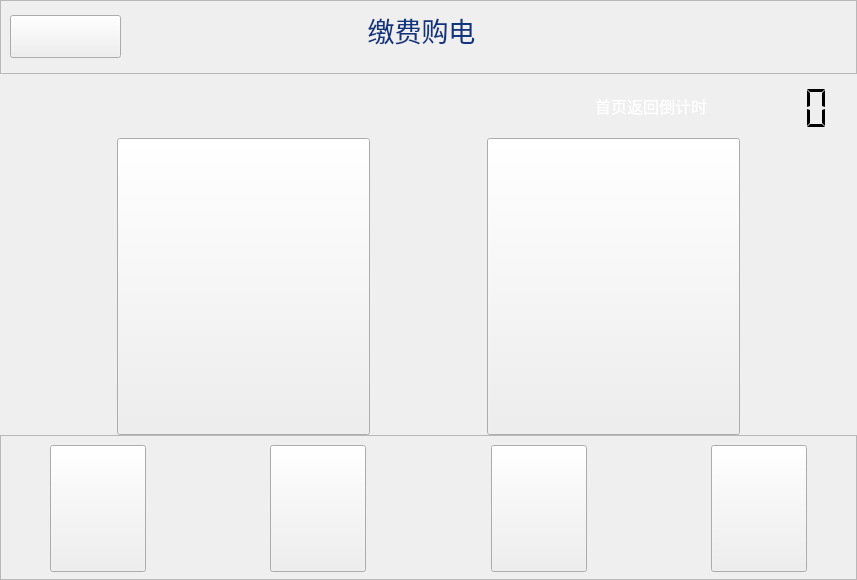
<?xml version="1.0" encoding="UTF-8"?>
<ui version="4.0">
 <class>PurChase</class>
 <widget class="QWidget" name="PurChase">
  <property name="geometry">
   <rect>
    <x>0</x>
    <y>0</y>
    <width>857</width>
    <height>580</height>
   </rect>
  </property>
  <property name="windowTitle">
   <string>Form</string>
  </property>
  <layout class="QGridLayout" name="gridLayout_3">
   <property name="leftMargin">
    <number>0</number>
   </property>
   <property name="topMargin">
    <number>0</number>
   </property>
   <property name="rightMargin">
    <number>0</number>
   </property>
   <property name="bottomMargin">
    <number>0</number>
   </property>
   <property name="spacing">
    <number>0</number>
   </property>
   <item row="2" column="0">
    <spacer name="verticalSpacer">
     <property name="orientation">
      <enum>Qt::Vertical</enum>
     </property>
     <property name="sizeHint" stdset="0">
      <size>
       <width>20</width>
       <height>40</height>
      </size>
     </property>
    </spacer>
   </item>
   <item row="3" column="0">
    <layout class="QHBoxLayout" name="horizontalLayout">
     <item>
      <widget class="QPushButton" name="pushButton_unionPay">
       <property name="sizePolicy">
        <sizepolicy hsizetype="Fixed" vsizetype="Fixed">
         <horstretch>0</horstretch>
         <verstretch>0</verstretch>
        </sizepolicy>
       </property>
       <property name="minimumSize">
        <size>
         <width>253</width>
         <height>297</height>
        </size>
       </property>
       <property name="maximumSize">
        <size>
         <width>253</width>
         <height>297</height>
        </size>
       </property>
       <property name="focusPolicy">
        <enum>Qt::NoFocus</enum>
       </property>
       <property name="text">
        <string/>
       </property>
      </widget>
     </item>
     <item>
      <widget class="QPushButton" name="pushButton_writeCard">
       <property name="sizePolicy">
        <sizepolicy hsizetype="Fixed" vsizetype="Fixed">
         <horstretch>0</horstretch>
         <verstretch>0</verstretch>
        </sizepolicy>
       </property>
       <property name="minimumSize">
        <size>
         <width>166</width>
         <height>166</height>
        </size>
       </property>
       <property name="maximumSize">
        <size>
         <width>253</width>
         <height>297</height>
        </size>
       </property>
       <property name="focusPolicy">
        <enum>Qt::NoFocus</enum>
       </property>
       <property name="text">
        <string/>
       </property>
      </widget>
     </item>
    </layout>
   </item>
   <item row="1" column="0">
    <widget class="QFrame" name="frame">
     <property name="sizePolicy">
      <sizepolicy hsizetype="Preferred" vsizetype="Fixed">
       <horstretch>0</horstretch>
       <verstretch>0</verstretch>
      </sizepolicy>
     </property>
     <property name="minimumSize">
      <size>
       <width>0</width>
       <height>64</height>
      </size>
     </property>
     <property name="maximumSize">
      <size>
       <width>16777215</width>
       <height>64</height>
      </size>
     </property>
     <layout class="QHBoxLayout" name="horizontalLayout_2">
      <item>
       <spacer name="horizontalSpacer_7">
        <property name="orientation">
         <enum>Qt::Horizontal</enum>
        </property>
        <property name="sizeHint" stdset="0">
         <size>
          <width>40</width>
          <height>20</height>
         </size>
        </property>
       </spacer>
      </item>
      <item>
       <spacer name="verticalSpacer_3">
        <property name="orientation">
         <enum>Qt::Vertical</enum>
        </property>
        <property name="sizeType">
         <enum>QSizePolicy::Fixed</enum>
        </property>
        <property name="sizeHint" stdset="0">
         <size>
          <width>20</width>
          <height>64</height>
         </size>
        </property>
       </spacer>
      </item>
      <item>
       <widget class="QLabel" name="label_6">
        <property name="font">
         <font>
          <family>微软雅黑</family>
          <pointsize>12</pointsize>
         </font>
        </property>
        <property name="text">
         <string>&lt;html&gt;&lt;head/&gt;&lt;body&gt;&lt;p&gt;&lt;span style=&quot; color:#ffffff;&quot;&gt;首页返回倒计时&lt;/span&gt;&lt;/p&gt;&lt;/body&gt;&lt;/html&gt;</string>
        </property>
       </widget>
      </item>
      <item>
       <widget class="QLCDNumber" name="lcdNumber">
        <property name="minimumSize">
         <size>
          <width>120</width>
          <height>50</height>
         </size>
        </property>
        <property name="maximumSize">
         <size>
          <width>120</width>
          <height>50</height>
         </size>
        </property>
        <property name="font">
         <font>
          <family>Arial</family>
          <pointsize>40</pointsize>
          <weight>75</weight>
          <italic>true</italic>
          <bold>true</bold>
         </font>
        </property>
        <property name="frameShape">
         <enum>QFrame::NoFrame</enum>
        </property>
        <property name="segmentStyle">
         <enum>QLCDNumber::Flat</enum>
        </property>
       </widget>
      </item>
      <item>
       <spacer name="horizontalSpacer_9">
        <property name="orientation">
         <enum>Qt::Horizontal</enum>
        </property>
        <property name="sizeType">
         <enum>QSizePolicy::Fixed</enum>
        </property>
        <property name="sizeHint" stdset="0">
         <size>
          <width>15</width>
          <height>20</height>
         </size>
        </property>
       </spacer>
      </item>
     </layout>
    </widget>
   </item>
   <item row="0" column="0">
    <widget class="QFrame" name="frame_3">
     <property name="sizePolicy">
      <sizepolicy hsizetype="Preferred" vsizetype="Fixed">
       <horstretch>0</horstretch>
       <verstretch>0</verstretch>
      </sizepolicy>
     </property>
     <property name="frameShape">
      <enum>QFrame::StyledPanel</enum>
     </property>
     <property name="frameShadow">
      <enum>QFrame::Raised</enum>
     </property>
     <layout class="QGridLayout" name="gridLayout_2">
      <property name="leftMargin">
       <number>9</number>
      </property>
      <property name="bottomMargin">
       <number>9</number>
      </property>
      <item row="0" column="0">
       <widget class="QPushButton" name="pushButton_backHomePage_3">
        <property name="sizePolicy">
         <sizepolicy hsizetype="Fixed" vsizetype="Fixed">
          <horstretch>0</horstretch>
          <verstretch>0</verstretch>
         </sizepolicy>
        </property>
        <property name="minimumSize">
         <size>
          <width>111</width>
          <height>42</height>
         </size>
        </property>
        <property name="maximumSize">
         <size>
          <width>50</width>
          <height>43</height>
         </size>
        </property>
        <property name="focusPolicy">
         <enum>Qt::NoFocus</enum>
        </property>
        <property name="styleSheet">
         <string notr="true">border-image: url(:/image/picture/qietu/07.png);</string>
        </property>
        <property name="text">
         <string/>
        </property>
       </widget>
      </item>
      <item row="0" column="2">
       <widget class="QLabel" name="label_5">
        <property name="font">
         <font>
          <family>Microsoft YaHei UI</family>
         </font>
        </property>
        <property name="styleSheet">
         <string notr="true"/>
        </property>
        <property name="text">
         <string>&lt;html&gt;&lt;head/&gt;&lt;body&gt;&lt;p align=&quot;center&quot;&gt;&lt;span style=&quot; font-size:20pt; color:#0e357f;&quot;&gt;缴费购电&lt;/span&gt;&lt;span style=&quot; font-size:20pt; color:#55ff7f;&quot;&gt;&lt;br/&gt;&lt;/span&gt;&lt;/p&gt;&lt;/body&gt;&lt;/html&gt;</string>
        </property>
       </widget>
      </item>
      <item row="0" column="1">
       <spacer name="horizontalSpacer">
        <property name="orientation">
         <enum>Qt::Horizontal</enum>
        </property>
        <property name="sizeType">
         <enum>QSizePolicy::Fixed</enum>
        </property>
        <property name="sizeHint" stdset="0">
         <size>
          <width>70</width>
          <height>20</height>
         </size>
        </property>
       </spacer>
      </item>
      <item row="0" column="4">
       <widget class="QLabel" name="label_4">
        <property name="sizePolicy">
         <sizepolicy hsizetype="Fixed" vsizetype="Fixed">
          <horstretch>0</horstretch>
          <verstretch>0</verstretch>
         </sizepolicy>
        </property>
        <property name="minimumSize">
         <size>
          <width>145</width>
          <height>43</height>
         </size>
        </property>
        <property name="maximumSize">
         <size>
          <width>145</width>
          <height>43</height>
         </size>
        </property>
        <property name="styleSheet">
         <string notr="true">border-image: url(:/image/picture/qietu/3295598.png);</string>
        </property>
        <property name="text">
         <string/>
        </property>
       </widget>
      </item>
      <item row="0" column="3">
       <spacer name="horizontalSpacer_8">
        <property name="orientation">
         <enum>Qt::Horizontal</enum>
        </property>
        <property name="sizeType">
         <enum>QSizePolicy::Fixed</enum>
        </property>
        <property name="sizeHint" stdset="0">
         <size>
          <width>50</width>
          <height>20</height>
         </size>
        </property>
       </spacer>
      </item>
     </layout>
    </widget>
   </item>
   <item row="5" column="0">
    <widget class="QFrame" name="frame_2">
     <property name="sizePolicy">
      <sizepolicy hsizetype="Preferred" vsizetype="Fixed">
       <horstretch>0</horstretch>
       <verstretch>0</verstretch>
      </sizepolicy>
     </property>
     <property name="minimumSize">
      <size>
       <width>0</width>
       <height>145</height>
      </size>
     </property>
     <property name="maximumSize">
      <size>
       <width>16777215</width>
       <height>145</height>
      </size>
     </property>
     <property name="frameShape">
      <enum>QFrame::StyledPanel</enum>
     </property>
     <property name="frameShadow">
      <enum>QFrame::Raised</enum>
     </property>
     <layout class="QGridLayout" name="gridLayout">
      <item row="0" column="0">
       <spacer name="horizontalSpacer_2">
        <property name="orientation">
         <enum>Qt::Horizontal</enum>
        </property>
        <property name="sizeType">
         <enum>QSizePolicy::Preferred</enum>
        </property>
        <property name="sizeHint" stdset="0">
         <size>
          <width>40</width>
          <height>20</height>
         </size>
        </property>
       </spacer>
      </item>
      <item row="0" column="8">
       <spacer name="horizontalSpacer_3">
        <property name="orientation">
         <enum>Qt::Horizontal</enum>
        </property>
        <property name="sizeType">
         <enum>QSizePolicy::Preferred</enum>
        </property>
        <property name="sizeHint" stdset="0">
         <size>
          <width>40</width>
          <height>20</height>
         </size>
        </property>
       </spacer>
      </item>
      <item row="0" column="4">
       <spacer name="horizontalSpacer_5">
        <property name="orientation">
         <enum>Qt::Horizontal</enum>
        </property>
        <property name="sizeHint" stdset="0">
         <size>
          <width>40</width>
          <height>20</height>
         </size>
        </property>
       </spacer>
      </item>
      <item row="0" column="2">
       <spacer name="horizontalSpacer_4">
        <property name="orientation">
         <enum>Qt::Horizontal</enum>
        </property>
        <property name="sizeHint" stdset="0">
         <size>
          <width>40</width>
          <height>20</height>
         </size>
        </property>
       </spacer>
      </item>
      <item row="0" column="3">
       <widget class="QPushButton" name="pushButton">
        <property name="sizePolicy">
         <sizepolicy hsizetype="Fixed" vsizetype="Fixed">
          <horstretch>0</horstretch>
          <verstretch>0</verstretch>
         </sizepolicy>
        </property>
        <property name="minimumSize">
         <size>
          <width>96</width>
          <height>127</height>
         </size>
        </property>
        <property name="focusPolicy">
         <enum>Qt::NoFocus</enum>
        </property>
        <property name="text">
         <string/>
        </property>
       </widget>
      </item>
      <item row="0" column="1">
       <widget class="QPushButton" name="pushButton_backHomePage_2">
        <property name="sizePolicy">
         <sizepolicy hsizetype="Fixed" vsizetype="Fixed">
          <horstretch>0</horstretch>
          <verstretch>0</verstretch>
         </sizepolicy>
        </property>
        <property name="minimumSize">
         <size>
          <width>96</width>
          <height>127</height>
         </size>
        </property>
        <property name="maximumSize">
         <size>
          <width>96</width>
          <height>127</height>
         </size>
        </property>
        <property name="focusPolicy">
         <enum>Qt::NoFocus</enum>
        </property>
        <property name="styleSheet">
         <string notr="true">border-image: url(:/image/image/返回.png);</string>
        </property>
        <property name="text">
         <string/>
        </property>
       </widget>
      </item>
      <item row="0" column="5">
       <widget class="QPushButton" name="pushButton_2">
        <property name="sizePolicy">
         <sizepolicy hsizetype="Fixed" vsizetype="Fixed">
          <horstretch>0</horstretch>
          <verstretch>0</verstretch>
         </sizepolicy>
        </property>
        <property name="minimumSize">
         <size>
          <width>96</width>
          <height>127</height>
         </size>
        </property>
        <property name="focusPolicy">
         <enum>Qt::NoFocus</enum>
        </property>
        <property name="text">
         <string/>
        </property>
       </widget>
      </item>
      <item row="0" column="7">
       <widget class="QPushButton" name="pushButton_3">
        <property name="sizePolicy">
         <sizepolicy hsizetype="Fixed" vsizetype="Fixed">
          <horstretch>0</horstretch>
          <verstretch>0</verstretch>
         </sizepolicy>
        </property>
        <property name="minimumSize">
         <size>
          <width>96</width>
          <height>127</height>
         </size>
        </property>
        <property name="focusPolicy">
         <enum>Qt::NoFocus</enum>
        </property>
        <property name="text">
         <string/>
        </property>
       </widget>
      </item>
      <item row="0" column="6">
       <spacer name="horizontalSpacer_6">
        <property name="orientation">
         <enum>Qt::Horizontal</enum>
        </property>
        <property name="sizeHint" stdset="0">
         <size>
          <width>40</width>
          <height>20</height>
         </size>
        </property>
       </spacer>
      </item>
     </layout>
    </widget>
   </item>
   <item row="4" column="0">
    <spacer name="verticalSpacer_2">
     <property name="orientation">
      <enum>Qt::Vertical</enum>
     </property>
     <property name="sizeHint" stdset="0">
      <size>
       <width>20</width>
       <height>40</height>
      </size>
     </property>
    </spacer>
   </item>
  </layout>
 </widget>
 <resources/>
 <connections/>
</ui>
